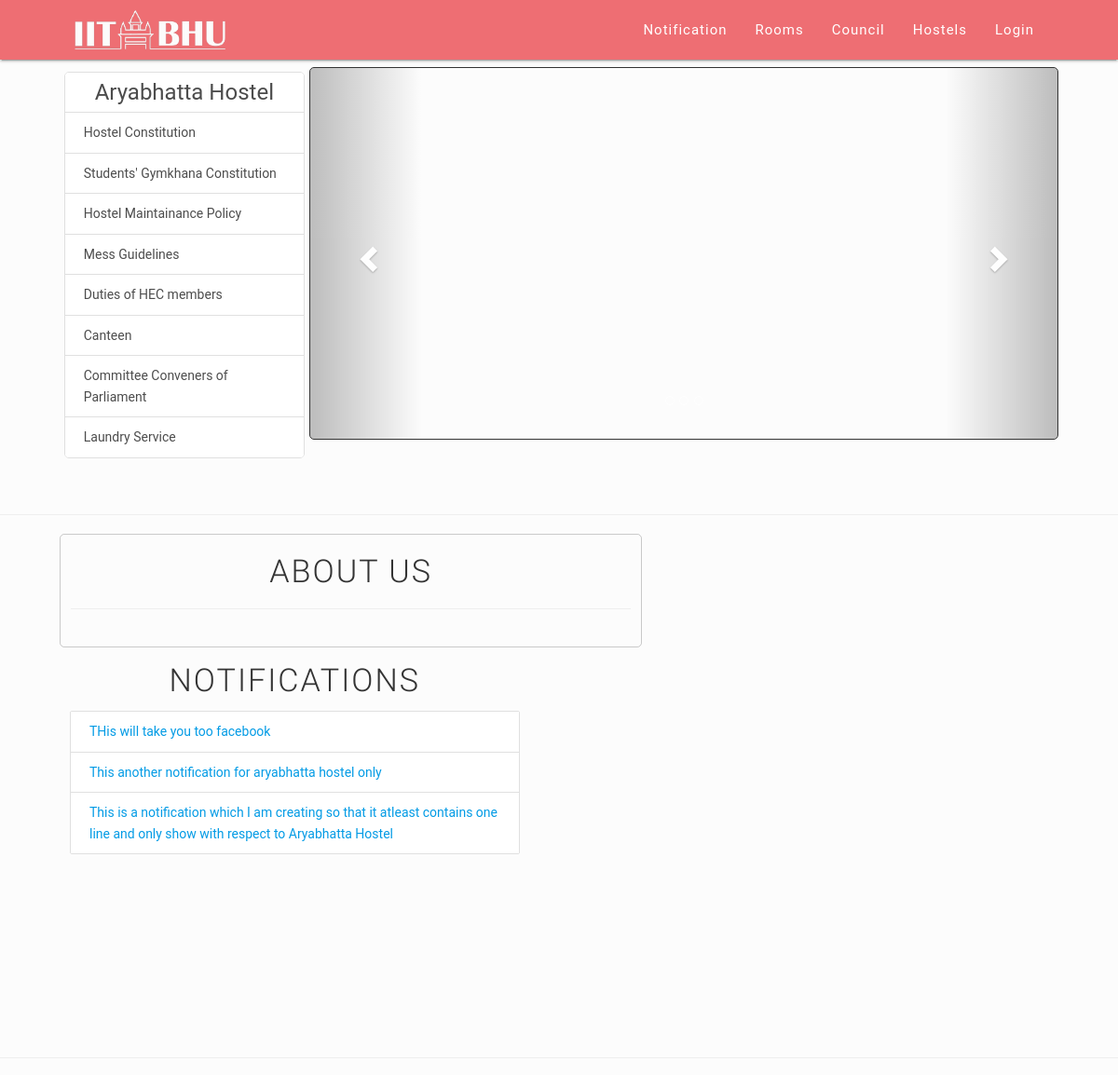
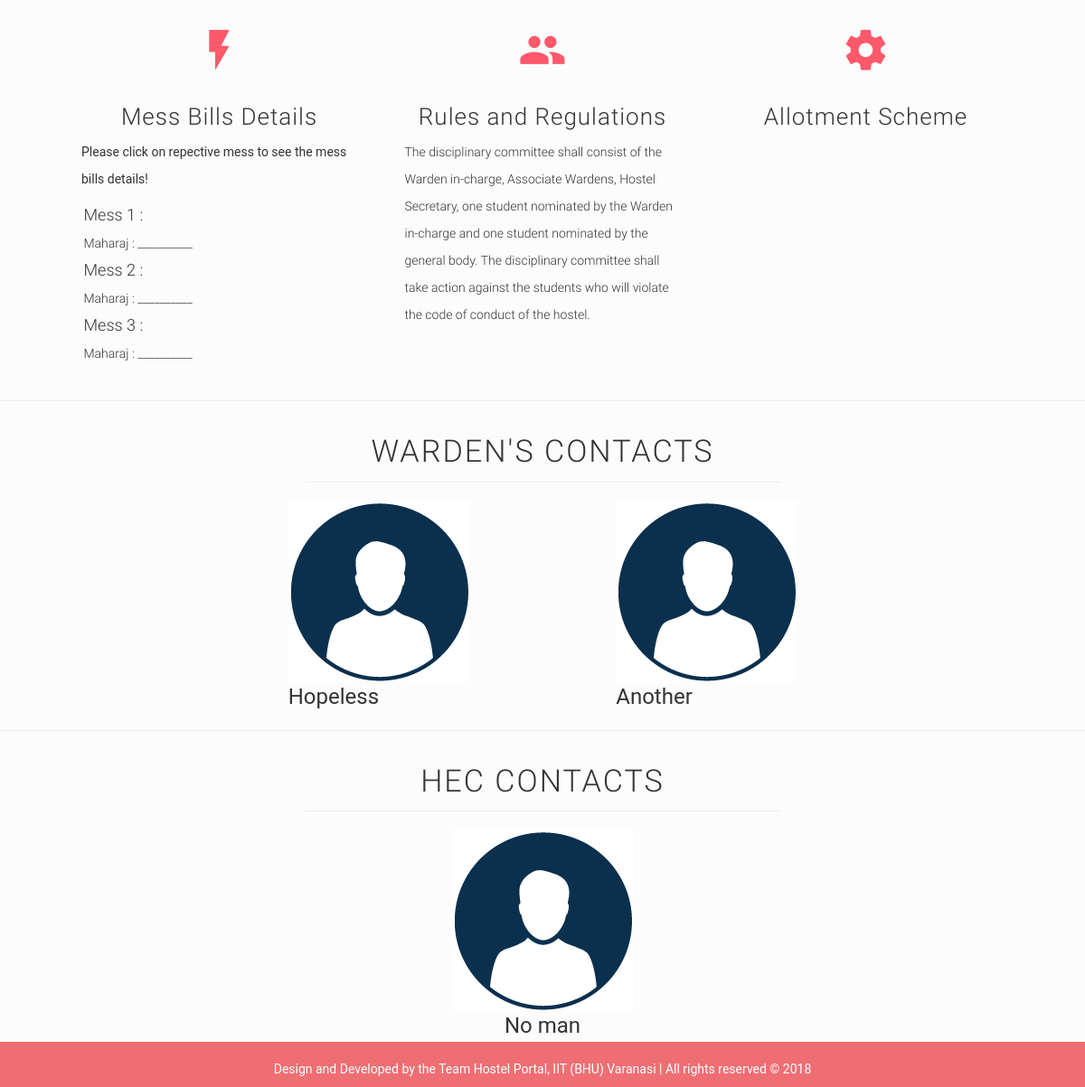
/student/notifications/1/, run on an earlier commit of the app's database (2 pictures, top to bottom).
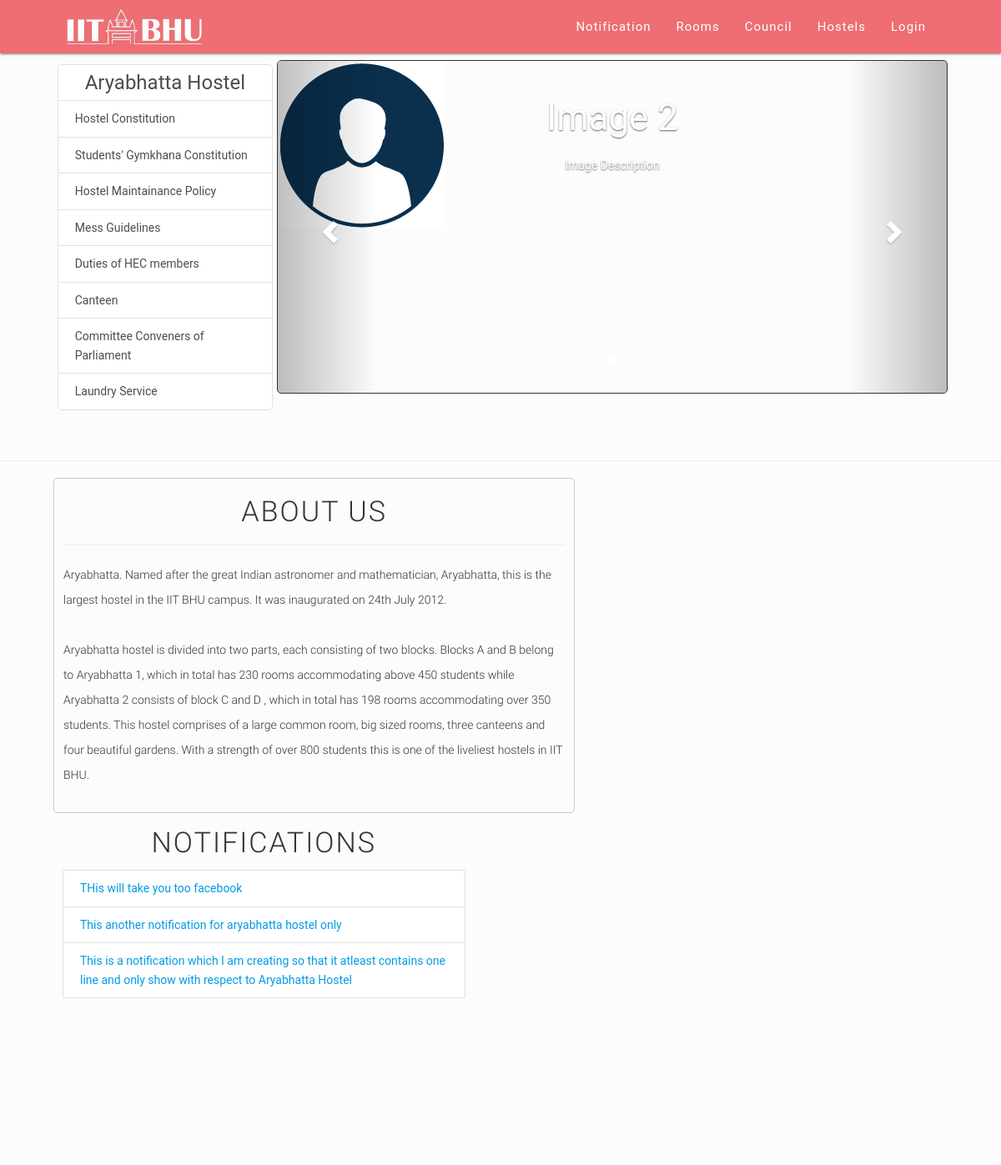
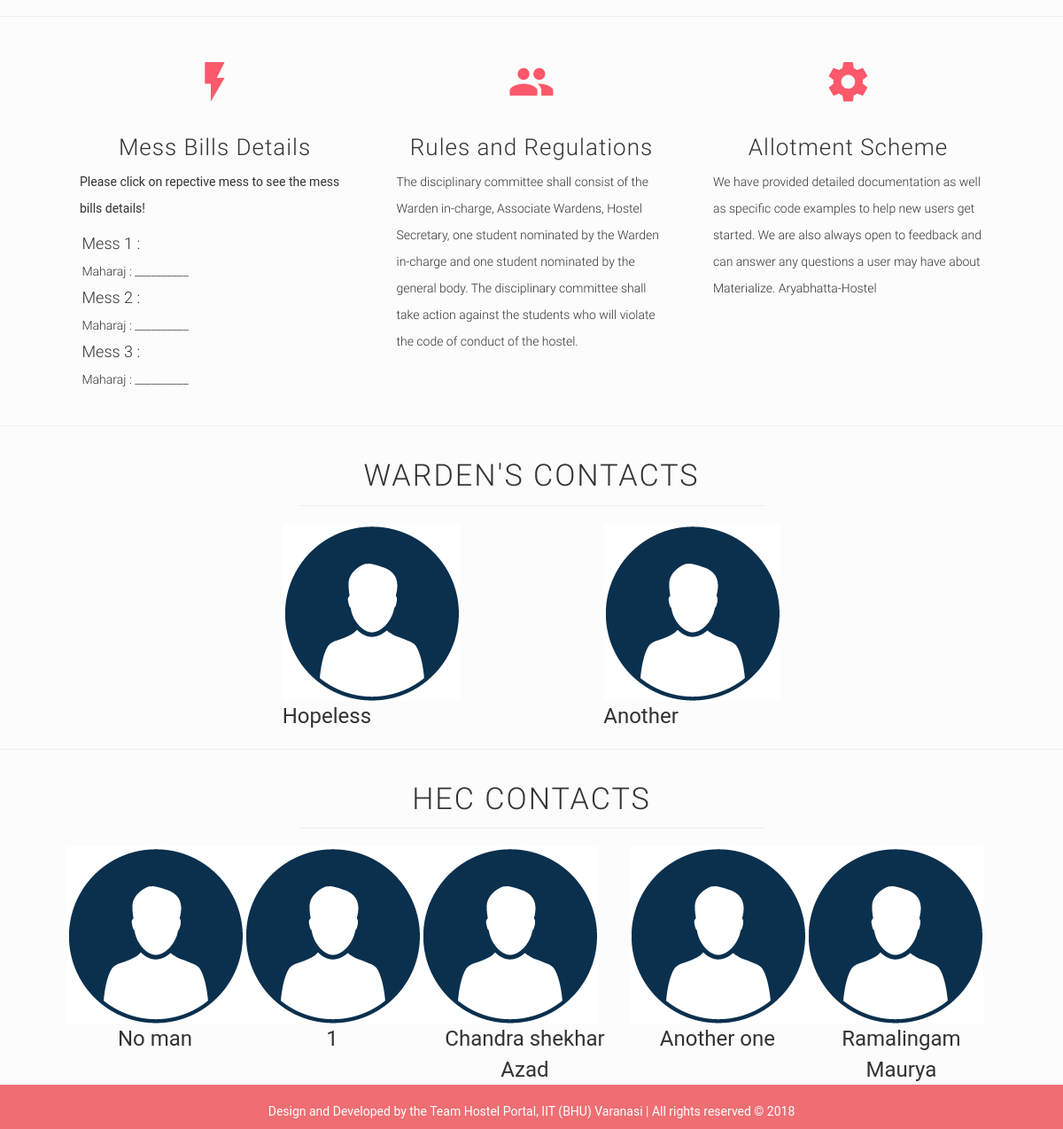
And on a later commit of the database (2 pictures, top to bottom).
### student/models.py (models this page shows, shortened)
class Hostel_name(models.Model):
    name = models.CharField(max_length=1000)

class Notifications(models.Model):
    hostel = models.ForeignKey(Hostel_name, on_delete=models.CASCADE, null=True)
    link = models.CharField(max_length=2000, null=True, blank=True)
    file = models.FileField(null=True, blank=True)
    message = models.CharField(max_length=1000)
    is_new = models.BooleanField(default=False)
    time_stamp = models.DateTimeField(default=datetime.now())

class Warden(models.Model):
    hostel = models.ForeignKey(Hostel_name, on_delete=models.CASCADE)
    warden_name = models.CharField(max_length=500)
    contact_number = models.CharField(max_length=10)
    profile_photo = models.ImageField(upload_to='media', default='default_dp.png')

class Hostel_Committee(models.Model):
    hostel = models.ForeignKey(Hostel_name, on_delete=models.CASCADE)
    member_name = models.CharField(max_length=300)
    phone_number = models.CharField(max_length=10)
    profile_image = models.ImageField(upload_to='media', default='default_dp.png')

class Hostel_images(models.Model):
    hostel = models.ForeignKey(Hostel_name, on_delete=models.CASCADE, null=True)
    image_1 = models.ImageField(upload_to='media', default='default_dp.png')
    image_2 = models.ImageField(upload_to='media', default='default_dp.png')
    image_3 = models.ImageField(upload_to='media', default='default_dp.png')

class About_us(models.Model):
    hostel = models.ForeignKey(Hostel_name, on_delete=models.CASCADE, null=True)
    para_1 = models.CharField(max_length=1000)
    para_2 = models.CharField(max_length=2000)

class Allotment_scheme(models.Model):
    hostel = models.ForeignKey(Hostel_name, on_delete=models.CASCADE, null=True)
    scheme = models.CharField(max_length=1000)

### student/views.py (the view)
# urls.py: url(r'^notifications/(?P<pk>[0-9]+)/$', views.notify, name='notify'),
def notify(request, pk):
    all_notifications = Notifications.objects.filter(hostel=pk).order_by('-time_stamp')
    all_wardens = Warden.objects.filter(hostel=pk)
    all_hec = Hostel_Committee.objects.filter(hostel=pk)
    all_hostels = Hostel_name.objects.get(id=pk)
    all_images = Hostel_images.objects.filter(id=pk)
    all_about = About_us.objects.filter(id=pk)
    all_scheme = Allotment_scheme.objects.filter(id=pk)
    for files in all_notifications:
       day = datetime.now().date() - files.time_stamp.date()
       d = day.days
       if(d <= 2):
           files.is_new = True
       else:
           files.is_new = False
    return render(request, 'student/hostel.html',
                  {'all_notitfications': all_notifications,
                   'all_hec': all_hec,
                   'all_wardens': all_wardens,
                   'all_hostels': all_hostels,
                   'all_images': all_images,
                   'all_about': all_about,
                   'all_scheme': all_scheme
                   })

### student/templates/student/hostel.html (shortened to what this page needs)
<!DOCTYPE html>
<html>
  <head>
      {% load staticfiles %}
    <link rel="stylesheet" href="https://maxcdn.bootstrapcdn.com/bootstrap/3.3.4/css/bootstrap.min.css">
    <link href={% static "css/materials.css" %} type="text/css" rel="stylesheet">
    <link href={% static "css/style.css" %} type="text/css" rel="stylesheet">
  </head>
  <body>
    <nav class="top-nav" role="navigation">
      <div class="nav-wrapper container">
        <img src={% static "images/iitbhu-logo.png" %} height="50">
        <ul class="right hide-on-med-and-down">
          <li><a href="#notification">Notification</a></li>
          <li><a href="https://drive.google.com/file/d/0B11jnltBT3TFYzRKbjJXYUcwM2ctQld1TkFvZ2FGZTBPaTRr/view?usp=sharing">Rooms</a></li>
          <li><a href="https://drive.google.com/file/d/0B081mTQyGdy5VHVyRnVsMm5xWXMyS1RQSXFONlUzeXZUb29B/view?usp=sharing">Council</a></li>
          <li><a href="#">Hostels</a></li>
          <li><a href="#">Login</a></li>
        </ul>
      </div>
    </nav>
    <div class="container">
          <div class="row">
            <div class="col s4 m3" style="padding:5px;">
              <div class="collection hostel-collection">
              <a href="#!" class="collection-item" style = "font-size:24px; text-align:center">{{ all_hostels.name }}</a>
              <a href="https://drive.google.com/file/d/1BBI1LlDa7MDdUBNVwIg-SktusiMB8kix/view?usp=sharing" class="collection-item drop-down" style = "text-align:left">Hostel Constitution</a>
              <a href="https://drive.google.com/file/d/1lK0xM5z-TvJhbEK9exjc-Qb--XUnSjPD/view?usp=sharing" class="collection-item" style = "text-align:left">Students' Gymkhana Constitution</a>
              <a href="https://drive.google.com/file/d/1mL03zdBFMtQwzES4tRRhdXG1lZVI_UFi/view?usp=sharing" class="collection-item" style = "text-align:left">Hostel Maintainance Policy</a>
              <a href="https://drive.google.com/file/d/11v7vp54PRmDYR708BYvJcagKk_QzIRNH/view?usp=sharing" class="collection-item" style = "text-align:left">Mess Guidelines</a>
              <a href="https://drive.google.com/file/d/1Ke_jv7gK1GWj7tDdvdtEFfPXzNyh2r0i/view?usp=sharing" class="collection-item" style = "text-align:left">Duties of HEC members</a>
              <a href="#!" class="collection-item" style = "text-align:left">Canteen</a>
              <a href="https://drive.google.com/file/d/1kP4wlHLg2cthGeteKpBu-d0Wlgwhuxnd/view?usp=sharing" class="collection-item" style = "text-align:left">Committee Conveners of Parliament</a>
              <a href="#!" class="collection-item" style = "text-align:left">Laundry Service</a>
              </div>
            </div>
              <div class="col s4 m9" style="padding:0";>
                <div id="imageCarousel" class="carousel slide" data-interval="2000"
                     data-ride="carousel" data-pause="hover" data-wrap="true" >
                    <ol class="carousel-indicators">
                        <li data-target="#imageCarousel" data-slide-to="0" class="active"></li>
                        <li data-target="#imageCarousel" data-slide-to="1"></li>
                        <li data-target="#imageCarousel" data-slide-to="2"></li>
                    </ol>
                    <div class="carousel-inner">
                        {% for images in all_images %}
                        <div class="item ">
                            <img src="{{ images.image_2.url }}" class="img-responsive">
                            <div class="carousel-caption">
                                <h3>Image 2</h3>
                                <p>Image Description</p>
                            </div>
                        </div>
                        {% endfor %}
                    </div>
                    <a href="#imageCarousel" class="carousel-control left" data-slide="prev">
                        <span class="glyphicon glyphicon-chevron-left"></span>
                    </a>
                    <a href="#imageCarousel" class="carousel-control right" data-slide="next">
                        <span class="glyphicon glyphicon-chevron-right"></span>
                    </a>
                </div>
            </div>
        </div>
      </div>
      <hr>
      <div class="container">
        <div class="row">
        <div class="col s12 m7 about-us">
        <div class="row">
          <div class="col s12 center">
            <h4>ABOUT US</h4>
            <hr>
                {% for para in all_about %}
                    <p class="left-align light">{{ para.para_1 }}<br><br>
                    {{ para.para_2 }}
                    </p>
                {% endfor %}
          </div>
        </div>
        </div>
         <div  id="notification" class="col s4 m5 notifications-hostel">
          <h4 style="text-align:center">Notifications</h4>
          <div class="collection">
                {% for notifications in all_notitfications %}
                    {% if notifications.file %}
                        {% if notifications.is_new %}
                            <p class="collection-item"><a href="{{ notifications.file.url }}" target="_blank"><strong>{{ notifications.message }}</strong></a> <span class="label label-default">New</span><br></p>
                        {% else %}
                            <p class="collection-item"><a href="{{ notifications.file.url }}" target="_blank">{{ notifications.message }}</a><br></p>
                        {% endif %}
                    {% endif %}
                    {% if notifications.link %}
                        {% if notifications.is_new %}
                            <p class="collection-item"><a href="{{ notifications.link }}" target="_blank"><strong>{{ notifications.message }}</strong></a> <span class="label label-default">New</span><br></p>
                        {% else %}
                            <p class="collection-item"><a href="{{ notifications.link }}" target="_blank">{{ notifications.message }}</a><br></p>
                        {% endif %}
                    {% endif %}
                {% endfor %}
          </div>
        </div>
        </div>
      </div>
      <hr>
      <div class="container">
      <div class="row">
        <div class="col s12 m4">
          <div class="icon-block">
            <h2 class="center brown-text"><i class="material-icons">flash_on</i></h2>
            <h5 class="center" style="font-size : 26px;">Mess Bills Details</h5>
            <p>Please click on repective mess to see the mess bills details!</p>
            <div class="mess-info">
            <p class="light"><span style="font-size:18px">Mess 1 : </span><br>
              Maharaj : __________<br>
              <span style="font-size:18px">Mess 2 : </span><br>
              Maharaj : __________<br>
              <span style="font-size:18px">Mess 3 : </span><br>
              Maharaj : __________<br>
                <span style="font-size:18px">Mess 4 : </span><br>
              Maharaj : __________<br>
            </p>
            </div>
          </div>
        </div>
        <div class="col s12 m4">
          <div class="icon-block">
            <h2 class="center brown-text"><i class="material-icons">group</i></h2>
            <h5 class="center" style="font-size : 26px;">Rules and Regulations</h5>
            <p class="light">The disciplinary committee shall consist of the Warden in-charge, Associate
              Wardens, Hostel Secretary, one student nominated by the Warden in-charge
              and one student nominated by the general body. The disciplinary committee
              shall take action against the students who will violate the code of conduct of
              the hostel.</p>
          </div>
        </div>
        <div class="col s12 m4">
          <div class="icon-block">
            <h2 class="center brown-text"><i class="material-icons">settings</i></h2>
            <h5 class="center" style="font-size : 26px;">Allotment Scheme</h5>
              {% for schemes in all_scheme %}
            <p class="light">{{ schemes.scheme }}</p>
              {% endfor %}
          </div>
        </div>
      </div>
      </div>
      <hr>
    <section class="container">
      <h4 align="center">Warden's Contacts</h4>
      <hr class="custom_hr">
      <div class="row warden-contact">
        {% for warden in all_wardens %}
        <div class="inner">
          <img src="{{ warden.profile_photo.url }}" class="contacts w-contacts" align="middle">
          <figcaption align="left" ><font size="5">{{ warden.warden_name }}</font></figcaption>
        </div>
        {% endfor %}
      </div>
    </section>
    <hr>
    <section class="container">
      <h4 align="center">HEC Contacts</h4>
      <hr class="custom_hr">
      <div class="row hec-contact">
        {% for members in all_hec %}
        <div class="inner">
          <img src="{{ members.profile_image.url }}" class="contacts w-contacts" align="middle">
          <figcaption align="center" ><font size="5">{{ members.member_name }}</font></figcaption>
        </div>
        {% endfor %}
      </div>
    </section>
    <footer class="page-footer teal">
      <div class="container">
      <div class="footer-line">Design and Developed by the Team Hostel Portal, IIT (BHU) Varanasi | All rights reserved &copy; 2018</div>
    </footer>
    </body>
  </html>

### student/static/css/style.css (style rules this page uses)
body { background-color: #FCFCFC; font-family: 'Roboto', sans-serif; }
.carousel { border: 1px solid; border-radius: 5px; }
.hostel-collection { border-radius: 5px; }
.about-us { border: 1px solid rgba(0,0,0,0.2); border-radius: 5px; }
.about-us h4 { letter-spacing: 2px; font-weight: 300; text-transform: uppercase; }
.about-us p { font-family: 'Roboto', sans-serif; }
.collection a.collection-item { color: rgba(0,0,0,0.7); }
.notifications-hostel h4 { font-weight: 300; letter-spacing: 2px; text-transform: uppercase; }
nav ul a, nav .brand-logo { color: #fff; }
nav ul { letter-spacing: 1px; font-family: "Roboto", sans-serif; }
p { line-height: 2rem; }
.carousel-inner { width: auto; height: 400px; }
.icon-block { padding: 0 15px; }
.icon-block .material-icons { font-size: inherit; }
footer.page-footer { margin: 0; }
body { font-family: 'Roboto', sans-serif; }
section { margin: 50px; }
section h4 { text-align: center; letter-spacing: 2px; text-transform: uppercase; font-weight: 300; }
.custom_hr { margin-top: 0; width: 50%; }
.icon-block h5 { font-weight: 300; letter-spacing: 1px; font-size: 26px; }
.brown-text { color: #FE586B !important; }
.container { width: 90%; }
.carousel { margin-top: 0.5rem; }
.container .warden-contact { height: auto; margin: 0 auto; display: flex; justify-content: space-around; flex-direction: row; }
.container .hec-contact { height: auto; margin: 0 auto; display: flex; justify-content: space-around; flex-direction: row; }
img.contacts { padding-right: 0px; }
#notification { float:left; width:505px; overflow-y: auto; height: 400px; }
.mess-info { width: 300px; overflow-y: auto; height: 180px; margin: 0 auto; }
.footer-line { padding-bottom: 1%; text-align: center; }

What changed in the data, as far as the page shows it:
added Hostel_images: image_2 (placeholder picture)
added About_us: para_1 "Aryabhatta. Named after the great Indian astronomer and mathematician, Aryabhatta, this is the largest hostel in the IIT BHU campus. It was inaugurated on 24th July 2012.", para_2 "Aryabhatta hostel is divided into two parts, each consisting of two blocks. Blocks A and B belong to Aryabhatta 1, which in total has 230 rooms accommodating above 450 students while Aryabhatta 2 consists of block C and D , which in total has 198 rooms accommodating over 350 students. This hostel comprises of a large common room, big sized rooms, three canteens and four beautiful gardens. With a strength of over 800 students this is one of the liveliest hostels in IIT BHU."
added Allotment_scheme: scheme "We have provided detailed documentation as well as specific code examples to help new users get started. We are also always open to feedback and can answer any questions a user may have about Materialize. Aryabhatta-Hostel"
added Hostel_Committee: profile_image (placeholder picture), member_name "1"
added Hostel_Committee: profile_image (placeholder picture), member_name "Chandra shekhar Azad"
added Hostel_Committee: profile_image (placeholder picture), member_name "Another one"
added Hostel_Committee: profile_image (placeholder picture), member_name "Ramalingam Maurya"
